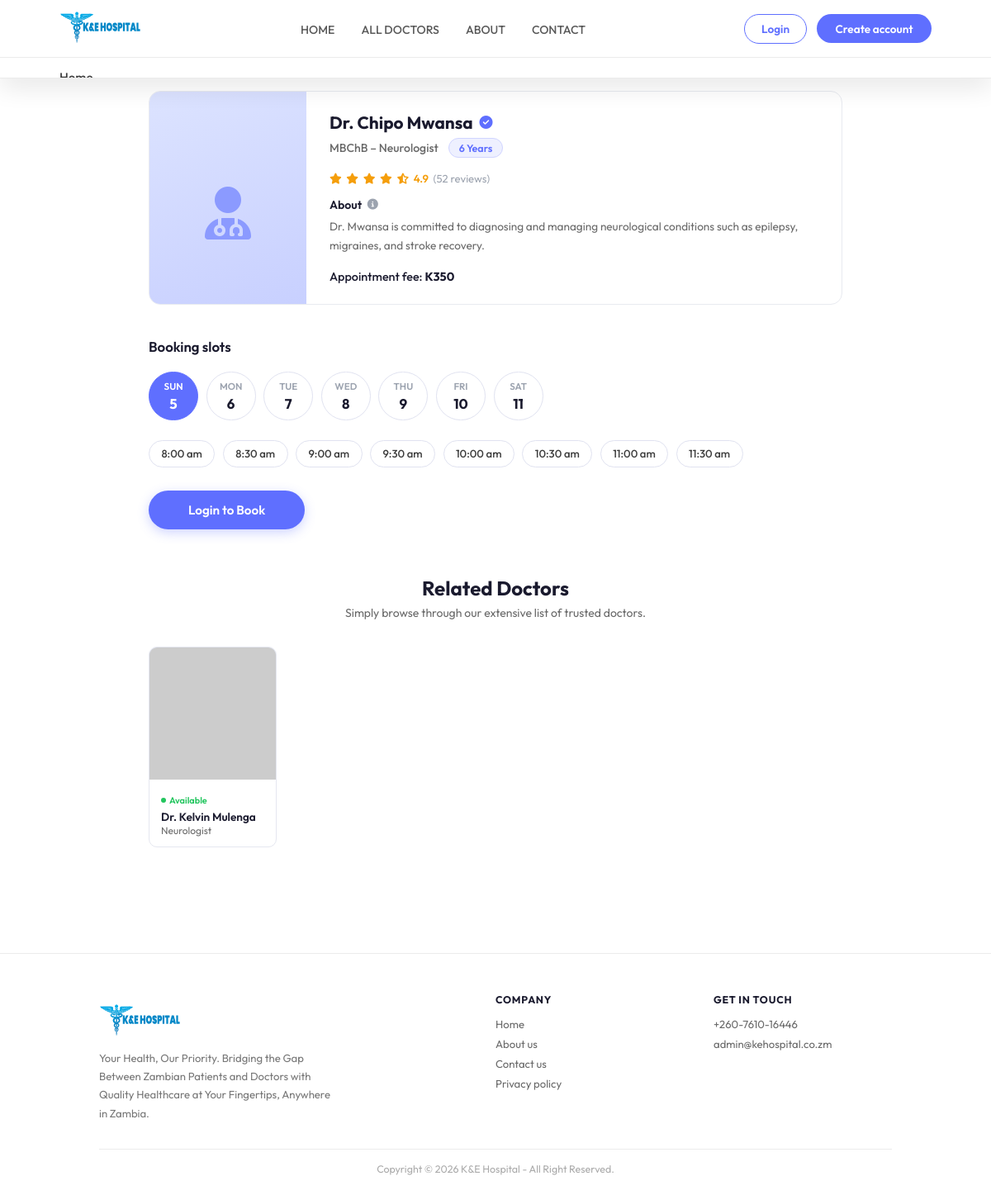
The page /frontend/appointment.php?doctor=doc5 on the database as committed earlier.
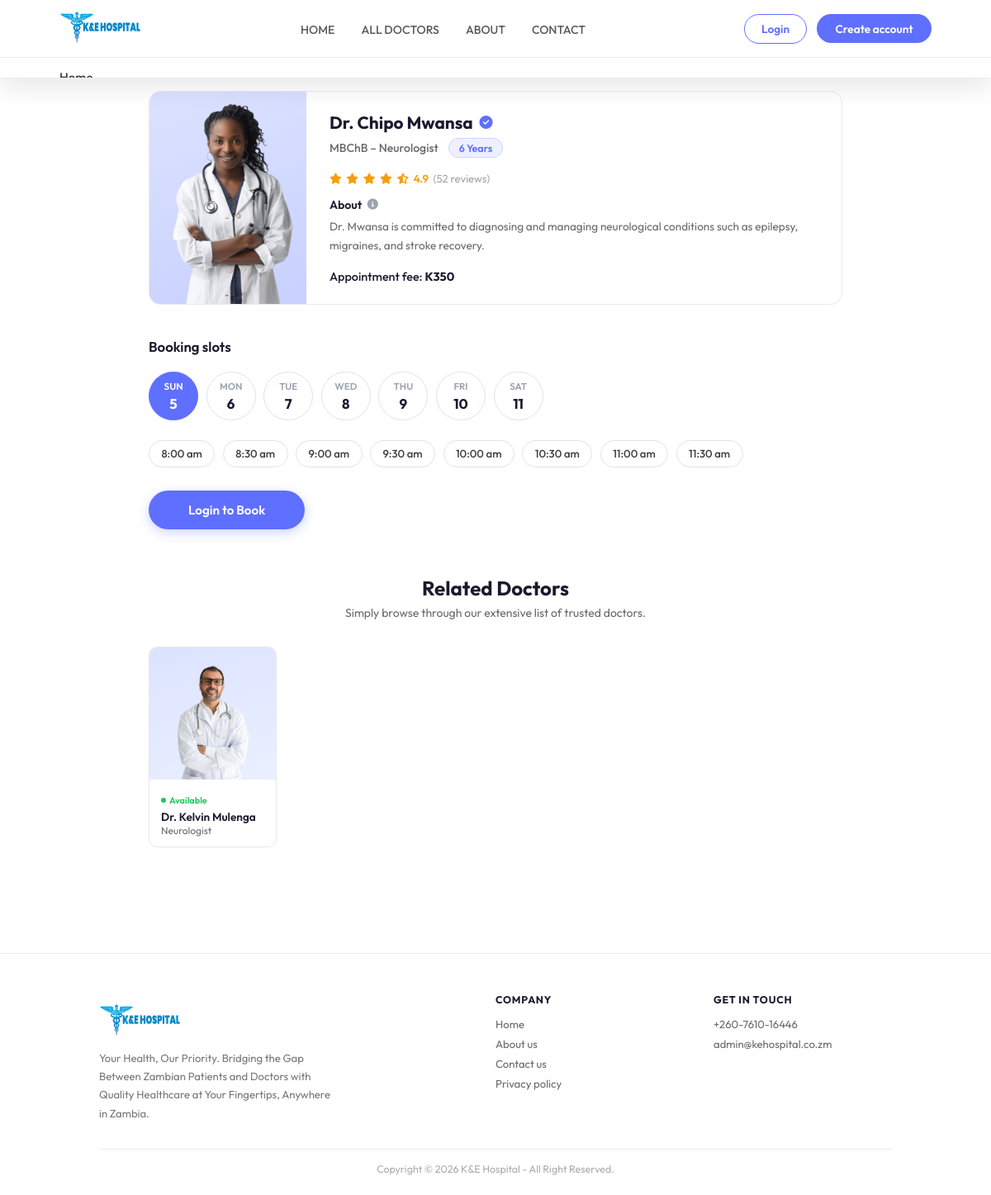
The same page on the database as committed later.
### tables this page shows
CREATE TABLE doctors (
    doctor_id VARCHAR(50) PRIMARY KEY,
    name VARCHAR(100) NOT NULL,
    email VARCHAR(100) UNIQUE,
    password VARCHAR(255),  
    profile_image VARCHAR(255) DEFAULT '/frontend/assets/upload_area.png',  
    image_path VARCHAR(255),  
    speciality VARCHAR(100) NOT NULL,
    degree VARCHAR(50) NOT NULL,
    experience VARCHAR(50) NOT NULL,
    about TEXT,
    fees DECIMAL(10, 2) NOT NULL,
    address_line1 VARCHAR(255),
    address_line2 VARCHAR(255),
    consultation_duration INT DEFAULT 30,  
    is_available BOOLEAN DEFAULT TRUE,
    rating DECIMAL(3,2) DEFAULT 0,  
    total_reviews INT DEFAULT 0,
    created_at TIMESTAMP DEFAULT CURRENT_TIMESTAMP,
    updated_at TIMESTAMP DEFAULT CURRENT_TIMESTAMP ON UPDATE CURRENT_TIMESTAMP,
    INDEX idx_speciality (speciality),
    INDEX idx_is_available (is_available),
    INDEX idx_rating (rating)
);

### frontend/appointment.php (the view, shortened to what the changed rows need)
<?php
$host     = 'localhost';
$dbname   = 'ke_hospital';
$username = 'root';
$password = '';
$doctor_id = isset($_GET['doctor']) ? trim($_GET['doctor']) : '';
$doctor          = array();
$related_doctors = array();
try {
    $pdo = new PDO("mysql:host=$host;dbname=$dbname;charset=utf8", $username, $password);
    $pdo->setAttribute(PDO::ATTR_ERRMODE, PDO::ERRMODE_EXCEPTION);
    $pdo->setAttribute(PDO::ATTR_DEFAULT_FETCH_MODE, PDO::FETCH_ASSOC);
    $stmt = $pdo->prepare("SELECT * FROM doctors WHERE doctor_id = ?");
    $stmt->execute(array($doctor_id));
    $doctor = $stmt->fetch();
    $stmt3 = $pdo->prepare("
        SELECT doctor_id, name, speciality, profile_image, is_available
        FROM doctors
        WHERE speciality = ? AND doctor_id != ?
        ORDER BY rating DESC
        LIMIT 5
    ");
    $stmt3->execute(array($doctor['speciality'], $doctor_id));
    $related_doctors = $stmt3->fetchAll();
} catch (PDOException $e) {
    $error_message = 'Database error: ' . $e->getMessage();
    if (empty($doctor)) {
        $doctor = array(
            'doctor_id'    => $doctor_id,
            'name'         => 'Dr. Mwila Banda',
            'profile_image'=> 'assets/doc1.png',
            'speciality'   => 'General Physician',
            'degree'       => 'MBChB',
            'experience'   => '5 Years',
            'about'        => 'Dr. Banda provides comprehensive medical care, focusing on preventive health, chronic disease management, and family medicine.',
            'fees'         => 250,
            'address_line1'=> 'K&E-Hospital',
            'address_line2'=> 'Great East Road, Lusaka',
            'rating'       => 4.5,
            'total_reviews'=> 28,
            'is_available' => 1,
        );
    }
}
$doc_img = isset($doctor['profile_image']) ? $doctor['profile_image'] : '';
if (strpos($doc_img, '/') === 0) $doc_img = ltrim($doc_img, '/');
?>
<!DOCTYPE html>
<html lang="en">
<head>
<link rel="stylesheet" href="https://cdnjs.cloudflare.com/ajax/libs/font-awesome/6.5.0/css/all.min.css">
</head>
<body>
<div class="page-wrap">
    <div class="doctor-card">
        <div class="doc-photo-col">
            <?php if ($doc_img): ?>
                <img
                    src="<?php echo htmlspecialchars($doc_img); ?>"
                    alt="<?php echo htmlspecialchars(isset($doctor['name']) ? $doctor['name'] : ''); ?>"
                    onerror="this.style.display='none';this.nextElementSibling.style.display='flex';">
                <div class="doc-photo-fallback" style="display:none;"><i class="fas fa-user-doctor"></i></div>
            <?php else: ?>
                <div class="doc-photo-fallback"><i class="fas fa-user-doctor"></i></div>
            <?php endif; ?>
        </div>
        <div class="doc-info-col">
            <div class="doc-name-row">
                <span class="doc-name"><?php echo htmlspecialchars(isset($doctor['name']) ? $doctor['name'] : ''); ?></span>
                <i class="fas fa-circle-check verified-icon"></i>
            </div>
            <div class="doc-meta-row">
                <span class="doc-degree-spec">
                    <?php echo htmlspecialchars(isset($doctor['degree']) ? $doctor['degree'] : ''); ?>
                    &ndash;
                    <?php echo htmlspecialchars(isset($doctor['speciality']) ? $doctor['speciality'] : ''); ?>
                </span>
                <span class="exp-badge"><?php echo htmlspecialchars(isset($doctor['experience']) ? $doctor['experience'] : ''); ?></span>
            </div>
            <?php if (!empty($doctor['rating']) && $doctor['rating'] > 0): ?>
            <div class="rating-row">
                <?php for ($s = 1; $s <= 5; $s++): ?>
                    <?php if ($s <= floor($doctor['rating'])): ?>
                        <i class="fas fa-star"></i>
                    <?php elseif ($s - $doctor['rating'] < 1): ?>
                        <i class="fas fa-star-half-alt"></i>
                    <?php else: ?>
                        <i class="far fa-star"></i>
                    <?php endif; ?>
                <?php endfor; ?>
                <?php echo number_format($doctor['rating'], 1); ?>
                <span>(<?php echo intval($doctor['total_reviews']); ?> reviews)</span>
            </div>
            <?php endif; ?>
            <div class="about-label" style="margin-top:0.9rem;">
                About <i class="fas fa-circle-info"></i>
            </div>
            <p class="about-text"><?php echo htmlspecialchars(isset($doctor['about']) ? $doctor['about'] : ''); ?></p>
            <div class="fee-row">
                Appointment fee: <strong>K<?php echo number_format(isset($doctor['fees']) ? $doctor['fees'] : 0); ?></strong>
            </div>
        </div>
    </div>
    <div class="booking-section">
        <h2 class="booking-title">Booking slots</h2>
    </div>
    <?php if (!empty($related_doctors)): ?>
    <div class="related-section">
        <div class="related-header">
            <h2>Related Doctors</h2>
        </div>
        <div class="related-grid">
            <?php foreach ($related_doctors as $rel):
                $rel_img = isset($rel['profile_image']) ? ltrim($rel['profile_image'], '/') : '';
                $rel_fallback = 'https://placehold.co/200x200/dce3ff/5f6fff?text=Dr';
            ?>
            <a href="appointment.php?doctor=<?php echo urlencode($rel['doctor_id']); ?>" class="rel-card">
                <div class="rel-img-wrap">
                    <?php if ($rel_img): ?>
                        <img
                            src="<?php echo htmlspecialchars($rel_img); ?>"
                            alt="<?php echo htmlspecialchars($rel['name']); ?>"
                            onerror="this.src='<?php echo $rel_fallback; ?>'">
                    <?php else: ?>
                        <div class="rel-img-fallback"><i class="fas fa-user-doctor"></i></div>
                    <?php endif; ?>
                </div>
                <div class="rel-body">
                    <?php if ($rel['is_available']): ?>
                    <div class="rel-avail">Available</div>
                    <?php endif; ?>
                    <div class="rel-name"><?php echo htmlspecialchars($rel['name']); ?></div>
                    <div class="rel-spec"><?php echo htmlspecialchars($rel['speciality']); ?></div>
                </div>
            </a>
            <?php endforeach; ?>
        </div>
    </div>
    <?php endif; ?>
</div>
</body>
</html>

Rows that differ between the two databases and show on the page:
changed doctors "Dr. Chipo Mwansa": profile_image: picture added; profile_image "/assets/doc5.jpg" → "/assets/doc5.png" (drawn)
changed doctors "Dr. Kelvin Mulenga": profile_image: picture added in place of a placeholder
